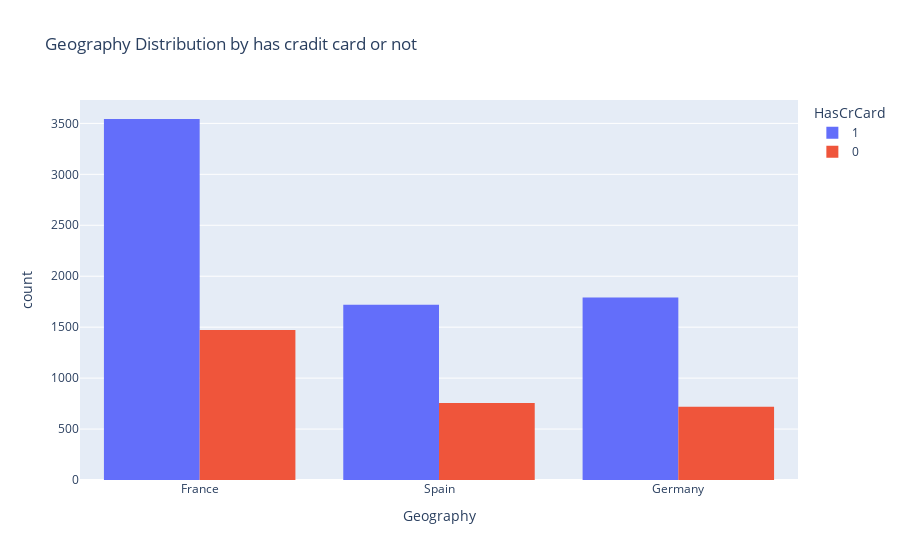

Source (notebook cell):
### Code cell
# Geography Distribution by has credit card or not
px.histogram(data_frame=df , x = 'Geography' , color='HasCrCard' , barmode='group' , title= 'Geography Distribution by has cradit card or not')

### Figure 1 — Plotly figure (JSON) as saved in the notebook; plotly's stock layout.template omitted (floating-point values rounded to 4 significant figures; data arrays with more than 128 entries replaced by an {"elided": "..."} marker saying what was removed)
{"data": [{"alignmentgroup": "True", "bingroup": "x", "hovertemplate": "HasCrCard=1<br>Geography=%{x}<br>count=%{y}<extra></extra>", "legendgroup": "1", "marker": {"color": "#636efa", "pattern": {"shape": ""}}, "name": "1", "offsetgroup": "1", "orientation": "v", "showlegend": true, "type": "histogram", "x": {"elided": "7055 str values"}, "xaxis": "x", "yaxis": "y"}, {"alignmentgroup": "True", "bingroup": "x", "hovertemplate": "HasCrCard=0<br>Geography=%{x}<br>count=%{y}<extra></extra>", "legendgroup": "0", "marker": {"color": "#EF553B", "pattern": {"shape": ""}}, "name": "0", "offsetgroup": "0", "orientation": "v", "showlegend": true, "type": "histogram", "x": {"elided": "2945 str values"}, "xaxis": "x", "yaxis": "y"}], "layout": {"barmode": "group", "legend": {"title": {"text": "HasCrCard"}, "tracegroupgap": 0}, "title": {"text": "Geography Distribution by has cradit card or not"}, "xaxis": {"anchor": "y", "domain": [0, 1], "title": {"text": "Geography"}}, "yaxis": {"anchor": "x", "domain": [0, 1], "title": {"text": "count"}}}}
